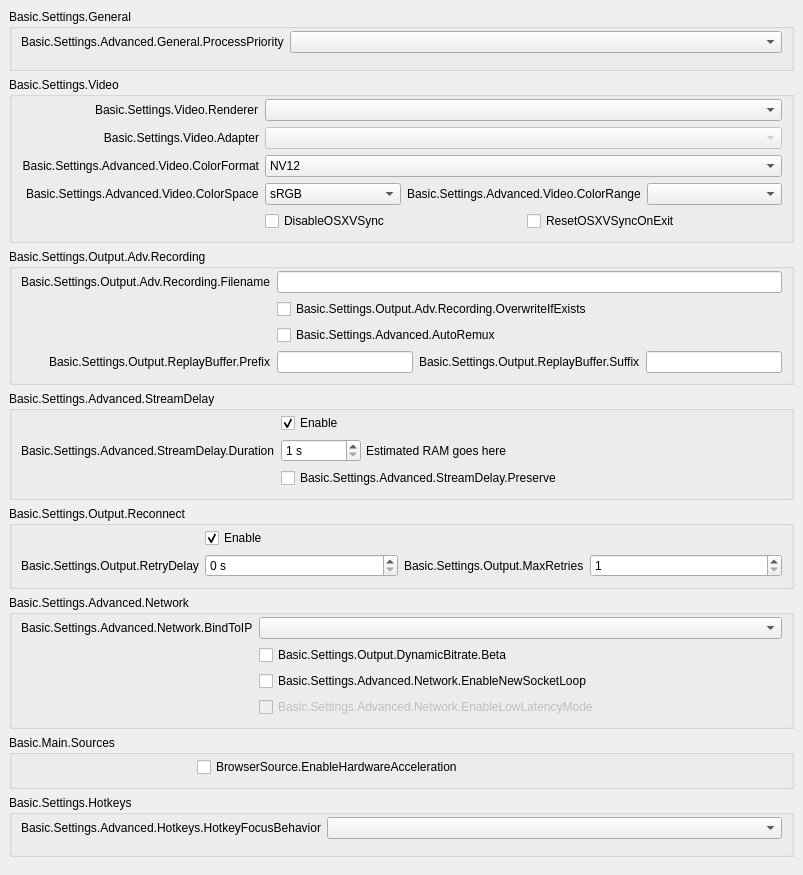
           <widget class="QWidget" name="scrollAreaWidgetContents">
            <property name="geometry">
             <rect>
              <x>0</x>
              <y>0</y>
              <width>803</width>
              <height>781</height>
             </rect>
            </property>
            <layout class="QVBoxLayout" name="verticalLayout_23">
             <property name="leftMargin">
              <number>0</number>
             </property>
             <property name="topMargin">
              <number>0</number>
             </property>
             <property name="rightMargin">
              <number>0</number>
             </property>
             <property name="bottomMargin">
              <number>9</number>
             </property>
             <item>
              <widget class="QWidget" name="widget_11" native="true">
               <layout class="QVBoxLayout" name="verticalLayout_24">
                <item>
                 <widget class="QGroupBox" name="advancedGeneralGroupBox">
                  <property name="title">
                   <string>Basic.Settings.General</string>
                  </property>
                  <layout class="QFormLayout" name="formLayout_22">
                   <property name="fieldGrowthPolicy">
                    <enum>QFormLayout::AllNonFixedFieldsGrow</enum>
                   </property>
                   <property name="labelAlignment">
                    <set>Qt::AlignRight|Qt::AlignTrailing|Qt::AlignVCenter</set>
                   </property>
                   <property name="topMargin">
                    <number>2</number>
                   </property>
                   <item row="0" column="0">
                    <widget class="QLabel" name="processPriorityLabel">
                     <property name="text">
                      <string>Basic.Settings.Advanced.General.ProcessPriority</string>
                     </property>
                     <property name="buddy">
                      <cstring>processPriority</cstring>
                     </property>
                    </widget>
                   </item>
                   <item row="0" column="1">
                    <widget class="QComboBox" name="processPriority"/>
                   </item>
                   <item row="1" column="0">
                    <spacer name="horizontalSpacer_13">
                     <property name="orientation">
                      <enum>Qt::Horizontal</enum>
                     </property>
                     <property name="sizeHint" stdset="0">
                      <size>
                       <width>170</width>
                       <height>0</height>
                      </size>
                     </property>
                    </spacer>
                   </item>
                  </layout>
                 </widget>
                </item>
                <item>
                 <widget class="QGroupBox" name="advancedVideoContainer">
                  <property name="title">
                   <string>Basic.Settings.Video</string>
                  </property>
                  <layout class="QFormLayout" name="formLayout_14">
                   <property name="fieldGrowthPolicy">
                    <enum>QFormLayout::AllNonFixedFieldsGrow</enum>
                   </property>
                   <property name="labelAlignment">
                    <set>Qt::AlignRight|Qt::AlignTrailing|Qt::AlignVCenter</set>
                   </property>
                   <property name="topMargin">
                    <number>2</number>
                   </property>
                   <item row="0" column="0">
                    <widget class="QLabel" name="rendererLabel">
                     <property name="text">
                      <string>Basic.Settings.Video.Renderer</string>
                     </property>
                     <property name="buddy">
                      <cstring>renderer</cstring>
                     </property>
                    </widget>
                   </item>
                   <item row="0" column="1">
                    <widget class="QComboBox" name="renderer">
                     <property name="currentText">
                      <string notr="true"/>
                     </property>
                    </widget>
                   </item>
                   <item row="1" column="0">
                    <widget class="QLabel" name="adapterLabel">
                     <property name="text">
                      <string>Basic.Settings.Video.Adapter</string>
                     </property>
                     <property name="alignment">
                      <set>Qt::AlignRight|Qt::AlignTrailing|Qt::AlignVCenter</set>
                     </property>
                     <property name="buddy">
                      <cstring>adapter</cstring>
                     </property>
                    </widget>
                   </item>
                   <item row="1" column="1">
                    <widget class="QComboBox" name="adapter">
                     <property name="enabled">
                      <bool>false</bool>
                     </property>
                     <property name="currentText">
                      <string notr="true"/>
                     </property>
                    </widget>
                   </item>
                   <item row="2" column="0">
                    <widget class="QLabel" name="label_30">
                     <property name="minimumSize">
                      <size>
                       <width>0</width>
                       <height>0</height>
                      </size>
                     </property>
                     <property name="text">
                      <string>Basic.Settings.Advanced.Video.ColorFormat</string>
                     </property>
                     <property name="alignment">
                      <set>Qt::AlignRight|Qt::AlignTrailing|Qt::AlignVCenter</set>
                     </property>
                     <property name="buddy">
                      <cstring>colorFormat</cstring>
                     </property>
                    </widget>
                   </item>
                   <item row="2" column="1">
                    <widget class="QComboBox" name="colorFormat">
                     <item>
                      <property name="text">
                       <string notr="true">NV12</string>
                      </property>
                     </item>
                     <item>
                      <property name="text">
                       <string notr="true">I420</string>
                      </property>
                     </item>
                     <item>
                      <property name="text">
                       <string>I444</string>
                      </property>
                     </item>
                     <item>
                      <property name="text">
                       <string notr="true">RGB</string>
                      </property>
                     </item>
                    </widget>
                   </item>
                   <item row="4" column="1">
                    <layout class="QHBoxLayout" name="horizontalLayout_18">
                     <property name="leftMargin">
                      <number>0</number>
                     </property>
                     <property name="topMargin">
                      <number>0</number>
                     </property>
                     <property name="rightMargin">
                      <number>0</number>
                     </property>
                     <property name="bottomMargin">
                      <number>0</number>
                     </property>
                     <item>
                      <widget class="QCheckBox" name="disableOSXVSync">
                       <property name="text">
                        <string>DisableOSXVSync</string>
                       </property>
                      </widget>
                     </item>
                     <item>
                      <widget class="QCheckBox" name="resetOSXVSync">
                       <property name="text">
                        <string>ResetOSXVSyncOnExit</string>
                       </property>
                      </widget>
                     </item>
                    </layout>
                   </item>
                   <item row="3" column="1">
                    <layout class="QHBoxLayout" name="horizontalLayout_20">
                     <property name="leftMargin">
                      <number>0</number>
                     </property>
                     <property name="topMargin">
                      <number>0</number>
                     </property>
                     <property name="rightMargin">
                      <number>0</number>
                     </property>
                     <property name="bottomMargin">
                      <number>0</number>
                     </property>
                     <item>
                      <widget class="QComboBox" name="colorSpace">
                       <item>
                        <property name="text">
                         <string notr="true">sRGB</string>
                        </property>
                       </item>
                       <item>
                        <property name="text">
                         <string notr="true">709</string>
                        </property>
                       </item>
                       <item>
                        <property name="text">
                         <string notr="true">601</string>
                        </property>
                       </item>
                      </widget>
                     </item>
                     <item>
                      <widget class="QLabel" name="label_34">
                       <property name="sizePolicy">
                        <sizepolicy hsizetype="Maximum" vsizetype="Preferred">
                         <horstretch>0</horstretch>
                         <verstretch>0</verstretch>
                        </sizepolicy>
                       </property>
                       <property name="text">
                        <string>Basic.Settings.Advanced.Video.ColorRange</string>
                       </property>
                       <property name="buddy">
                        <cstring>colorRange</cstring>
                       </property>
                      </widget>
                     </item>
                     <item>
                      <widget class="QComboBox" name="colorRange"/>
                     </item>
                    </layout>
                   </item>
                   <item row="3" column="0">
                    <widget class="QLabel" name="label_33">
                     <property name="text">
                      <string>Basic.Settings.Advanced.Video.ColorSpace</string>
                     </property>
                     <property name="buddy">
                      <cstring>colorSpace</cstring>
                     </property>
                    </widget>
                   </item>
                   <item row="4" column="0">
                    <spacer name="horizontalSpacer_12">
                     <property name="orientation">
                      <enum>Qt::Horizontal</enum>
                     </property>
                     <property name="sizeHint" stdset="0">
                      <size>
                       <width>170</width>
                       <height>20</height>
                      </size>
                     </property>
                    </spacer>
                   </item>
                  </layout>
                 </widget>
                </item>
                <item>
                 <widget class="QGroupBox" name="groupBox_6">
                  <property name="title">
                   <string>Basic.Settings.Output.Adv.Recording</string>
                  </property>
                  <layout class="QFormLayout" name="formLayout_17">
                   <property name="fieldGrowthPolicy">
                    <enum>QFormLayout::AllNonFixedFieldsGrow</enum>
                   </property>
                   <property name="labelAlignment">
                    <set>Qt::AlignRight|Qt::AlignTrailing|Qt::AlignVCenter</set>
                   </property>
                   <property name="topMargin">
                    <number>2</number>
                   </property>
                   <item row="0" column="0">
                    <widget class="QLabel" name="label_7">
                     <property name="text">
                      <string>Basic.Settings.Output.Adv.Recording.Filename</string>
                     </property>
                     <property name="buddy">
                      <cstring>filenameFormatting</cstring>
                     </property>
                    </widget>
                   </item>
                   <item row="0" column="1">
                    <widget class="QLineEdit" name="filenameFormatting"/>
                   </item>
                   <item row="1" column="1">
                    <widget class="QCheckBox" name="overwriteIfExists">
                     <property name="text">
                      <string>Basic.Settings.Output.Adv.Recording.OverwriteIfExists</string>
                     </property>
                    </widget>
                   </item>
                   <item row="3" column="1">
                    <layout class="QHBoxLayout" name="horizontalLayout_14">
                     <property name="leftMargin">
                      <number>0</number>
                     </property>
                     <property name="topMargin">
                      <number>0</number>
                     </property>
                     <property name="rightMargin">
                      <number>0</number>
                     </property>
                     <property name="bottomMargin">
                      <number>0</number>
                     </property>
                     <item>
                      <widget class="QLineEdit" name="simpleRBPrefix"/>
                     </item>
                     <item>
                      <widget class="QLabel" name="label_58">
                       <property name="text">
                        <string>Basic.Settings.Output.ReplayBuffer.Suffix</string>
                       </property>
                       <property name="buddy">
                        <cstring>simpleRBSuffix</cstring>
                       </property>
                      </widget>
                     </item>
                     <item>
                      <widget class="QLineEdit" name="simpleRBSuffix"/>
                     </item>
                    </layout>
                   </item>
                   <item row="3" column="0">
                    <widget class="QLabel" name="label_57">
                     <property name="text">
                      <string>Basic.Settings.Output.ReplayBuffer.Prefix</string>
                     </property>
                     <property name="buddy">
                      <cstring>simpleRBPrefix</cstring>
                     </property>
                    </widget>
                   </item>
                   <item row="1" column="0">
                    <spacer name="horizontalSpacer_10">
                     <property name="orientation">
                      <enum>Qt::Horizontal</enum>
                     </property>
                     <property name="sizeHint" stdset="0">
                      <size>
                       <width>170</width>
                       <height>20</height>
                      </size>
                     </property>
                    </spacer>
                   </item>
                   <item row="2" column="1">
                    <widget class="QCheckBox" name="autoRemux">
                     <property name="text">
                      <string>Basic.Settings.Advanced.AutoRemux</string>
                     </property>
                    </widget>
                   </item>
                   <item row="2" column="0">
                    <spacer name="horizontalSpacer_16">
                     <property name="orientation">
                      <enum>Qt::Horizontal</enum>
                     </property>
                     <property name="sizeHint" stdset="0">
                      <size>
                       <width>40</width>
                       <height>20</height>
                      </size>
                     </property>
                    </spacer>
                   </item>
                  </layout>
                 </widget>
                </item>
                <item>
                 <widget class="QGroupBox" name="groupBox_5">
                  <property name="title">
                   <string>Basic.Settings.Advanced.StreamDelay</string>
                  </property>
                  <layout class="QFormLayout" name="formLayout_18">
                   <property name="fieldGrowthPolicy">
                    <enum>QFormLayout::AllNonFixedFieldsGrow</enum>
                   </property>
                   <property name="labelAlignment">
                    <set>Qt::AlignRight|Qt::AlignTrailing|Qt::AlignVCenter</set>
                   </property>
                   <property name="topMargin">
                    <number>2</number>
                   </property>
                   <item row="1" column="0">
                    <widget class="QLabel" name="label_56">
                     <property name="text">
                      <string>Basic.Settings.Advanced.StreamDelay.Duration</string>
                     </property>
                     <property name="buddy">
                      <cstring>streamDelaySec</cstring>
                     </property>
                    </widget>
                   </item>
                   <item row="1" column="1">
                    <widget class="QWidget" name="widget_12" native="true">
                     <property name="enabled">
                      <bool>true</bool>
                     </property>
                     <layout class="QHBoxLayout" name="horizontalLayout_13">
                      <property name="spacing">
                       <number>5</number>
                      </property>
                      <property name="leftMargin">
                       <number>0</number>
                      </property>
                      <property name="topMargin">
                       <number>0</number>
                      </property>
                      <property name="rightMargin">
                       <number>0</number>
                      </property>
                      <property name="bottomMargin">
                       <number>0</number>
                      </property>
                      <item>
                       <widget class="QSpinBox" name="streamDelaySec">
                        <property name="enabled">
                         <bool>true</bool>
                        </property>
                        <property name="sizePolicy">
                         <sizepolicy hsizetype="Maximum" vsizetype="Fixed">
                          <horstretch>0</horstretch>
                          <verstretch>0</verstretch>
                         </sizepolicy>
                        </property>
                        <property name="minimumSize">
                         <size>
                          <width>80</width>
                          <height>0</height>
                         </size>
                        </property>
                        <property name="suffix">
                         <string notr="true"> s</string>
                        </property>
                        <property name="minimum">
                         <number>1</number>
                        </property>
                        <property name="maximum">
                         <number>1800</number>
                        </property>
                       </widget>
                      </item>
                      <item>
                       <widget class="QLabel" name="streamDelayInfo">
                        <property name="text">
                         <string notr="true">Estimated RAM goes here</string>
                        </property>
                       </widget>
                      </item>
                     </layout>
                    </widget>
                   </item>
                   <item row="2" column="1">
                    <widget class="QCheckBox" name="streamDelayPreserve">
                     <property name="text">
                      <string>Basic.Settings.Advanced.StreamDelay.Preserve</string>
                     </property>
                    </widget>
                   </item>
                   <item row="0" column="1">
                    <widget class="QCheckBox" name="streamDelayEnable">
                     <property name="text">
                      <string>Enable</string>
                     </property>
                     <property name="checked">
                      <bool>true</bool>
                     </property>
                    </widget>
                   </item>
                   <item row="2" column="0">
                    <spacer name="horizontalSpacer_9">
                     <property name="orientation">
                      <enum>Qt::Horizontal</enum>
                     </property>
                     <property name="sizeHint" stdset="0">
                      <size>
                       <width>170</width>
                       <height>20</height>
                      </size>
                     </property>
                    </spacer>
                   </item>
                  </layout>
                 </widget>
                </item>
                <item>
                 <widget class="QGroupBox" name="groupBox_7">
                  <property name="title">
                   <string>Basic.Settings.Output.Reconnect</string>
                  </property>
                  <layout class="QFormLayout" name="formLayout_19">
                   <property name="fieldGrowthPolicy">
                    <enum>QFormLayout::AllNonFixedFieldsGrow</enum>
                   </property>
                   <property name="labelAlignment">
                    <set>Qt::AlignRight|Qt::AlignTrailing|Qt::AlignVCenter</set>
                   </property>
                   <property name="topMargin">
                    <number>2</number>
                   </property>
                   <item row="0" column="1">
                    <widget class="QCheckBox" name="reconnectEnable">
                     <property name="text">
                      <string>Enable</string>
                     </property>
                     <property name="checked">
                      <bool>true</bool>
                     </property>
                    </widget>
                   </item>
                   <item row="1" column="1">
                    <layout class="QHBoxLayout" name="horizontalLayout_19">
                     <property name="leftMargin">
                      <number>0</number>
                     </property>
                     <property name="topMargin">
                      <number>0</number>
                     </property>
                     <property name="rightMargin">
                      <number>0</number>
                     </property>
                     <property name="bottomMargin">
                      <number>0</number>
                     </property>
                     <item>
                      <widget class="QSpinBox" name="reconnectRetryDelay">
                       <property name="suffix">
                        <string> s</string>
                       </property>
                       <property name="maximum">
                        <number>30</number>
                       </property>
                      </widget>
                     </item>
                     <item>
                      <widget class="QLabel" name="label_22">
                       <property name="sizePolicy">
                        <sizepolicy hsizetype="Maximum" vsizetype="Preferred">
                         <horstretch>0</horstretch>
                         <verstretch>0</verstretch>
                        </sizepolicy>
                       </property>
                       <property name="text">
                        <string>Basic.Settings.Output.MaxRetries</string>
                       </property>
                       <property name="buddy">
                        <cstring>reconnectMaxRetries</cstring>
                       </property>
                      </widget>
                     </item>
                     <item>
                      <widget class="QSpinBox" name="reconnectMaxRetries">
                       <property name="minimum">
                        <number>1</number>
                       </property>
                       <property name="maximum">
                        <number>10000</number>
                       </property>
                      </widget>
                     </item>
                    </layout>
                   </item>
                   <item row="1" column="0">
                    <widget class="QLabel" name="label_17">
                     <property name="text">
                      <string>Basic.Settings.Output.RetryDelay</string>
                     </property>
                     <property name="buddy">
                      <cstring>reconnectRetryDelay</cstring>
                     </property>
                    </widget>
                   </item>
                   <item row="0" column="0">
                    <spacer name="horizontalSpacer_8">
                     <property name="orientation">
                      <enum>Qt::Horizontal</enum>
                     </property>
                     <property name="sizeHint" stdset="0">
                      <size>
                       <width>170</width>
                       <height>20</height>
                      </size>
                     </property>
                    </spacer>
                   </item>
                  </layout>
                 </widget>
                </item>
                <item>
                 <widget class="QGroupBox" name="advNetworkGroupBox">
                  <property name="title">
                   <string>Basic.Settings.Advanced.Network</string>
                  </property>
                  <layout class="QFormLayout" name="formLayout_23">
                   <property name="fieldGrowthPolicy">
                    <enum>QFormLayout::AllNonFixedFieldsGrow</enum>
                   </property>
                   <property name="labelAlignment">
                    <set>Qt::AlignRight|Qt::AlignTrailing|Qt::AlignVCenter</set>
                   </property>
                   <property name="topMargin">
                    <number>2</number>
                   </property>
                   <item row="0" column="0">
                    <widget class="QLabel" name="label_27">
                     <property name="text">
                      <string>Basic.Settings.Advanced.Network.BindToIP</string>
                     </property>
                     <property name="buddy">
                      <cstring>bindToIP</cstring>
                     </property>
                    </widget>
                   </item>
                   <item row="0" column="1">
                    <widget class="QComboBox" name="bindToIP"/>
                   </item>
                   <item row="2" column="1">
                    <widget class="QCheckBox" name="enableNewSocketLoop">
                     <property name="text">
                      <string>Basic.Settings.Advanced.Network.EnableNewSocketLoop</string>
                     </property>
                    </widget>
                   </item>
                   <item row="3" column="1">
                    <widget class="QCheckBox" name="enableLowLatencyMode">
                     <property name="enabled">
                      <bool>false</bool>
                     </property>
                     <property name="text">
                      <string>Basic.Settings.Advanced.Network.EnableLowLatencyMode</string>
                     </property>
                    </widget>
                   </item>
                   <item row="2" column="0">
                    <spacer name="horizontalSpacer_7">
                     <property name="orientation">
                      <enum>Qt::Horizontal</enum>
                     </property>
                     <property name="sizeHint" stdset="0">
                      <size>
                       <width>170</width>
                       <height>1</height>
                      </size>
                     </property>
                    </spacer>
                   </item>
                   <item row="1" column="1">
                    <widget class="QCheckBox" name="dynBitrate">
                     <property name="toolTip">
                      <string>Basic.Settings.Output.DynamicBitrate.TT</string>
                     </property>
                     <property name="text">
                      <string>Basic.Settings.Output.DynamicBitrate.Beta</string>
                     </property>
                    </widget>
                   </item>
                  </layout>
                 </widget>
                </item>
                <item>
                 <widget class="QGroupBox" name="sourcesGroup">
                  <property name="title">
                   <string>Basic.Main.Sources</string>
                  </property>
                  <layout class="QFormLayout" name="formLayout_34">
                   <property name="topMargin">
                    <number>2</number>
                   </property>
                   <item row="0" column="0">
                    <spacer name="horizontalSpacer_15">
                     <property name="orientation">
                      <enum>Qt::Horizontal</enum>
                     </property>
                     <property name="sizeHint" stdset="0">
                      <size>
                       <width>170</width>
                       <height>20</height>
                      </size>
                     </property>
                    </spacer>
                   </item>
                   <item row="0" column="1">
                    <widget class="QCheckBox" name="browserHWAccel">
                     <property name="text">
                      <string>BrowserSource.EnableHardwareAcceleration</string>
                     </property>
                    </widget>
                   </item>
                  </layout>
                 </widget>
                </item>
                <item>
                 <widget class="QGroupBox" name="groupBox_17">
                  <property name="title">
                   <string>Basic.Settings.Hotkeys</string>
                  </property>
                  <layout class="QFormLayout" name="formLayout_33">
                   <property name="labelAlignment">
                    <set>Qt::AlignRight|Qt::AlignTrailing|Qt::AlignVCenter</set>
                   </property>
                   <property name="topMargin">
                    <number>2</number>
                   </property>
                   <item row="0" column="0">
                    <widget class="QLabel" name="label_21">
                     <property name="text">
                      <string>Basic.Settings.Advanced.Hotkeys.HotkeyFocusBehavior</string>
                     </property>
                    </widget>
                   </item>
                   <item row="0" column="1">
                    <widget class="QComboBox" name="hotkeyFocusType"/>
                   </item>
                   <item row="1" column="0">
                    <spacer name="horizontalSpacer_14">
                     <property name="orientation">
                      <enum>Qt::Horizontal</enum>
                     </property>
                     <property name="sizeHint" stdset="0">
                      <size>
                       <width>170</width>
                       <height>0</height>
                      </size>
                     </property>
                    </spacer>
                   </item>
                  </layout>
                 </widget>
                </item>
               </layout>
              </widget>
             </item>
            </layout>
           </widget>
